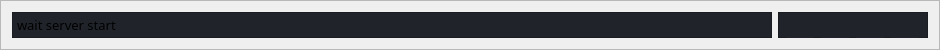
           <widget class="QFrame" name="contentTopBg">
            <property name="minimumSize">
             <size>
              <width>940</width>
              <height>50</height>
             </size>
            </property>
            <property name="maximumSize">
             <size>
              <width>16777215</width>
              <height>50</height>
             </size>
            </property>
            <property name="frameShape">
             <enum>QFrame::Shape::StyledPanel</enum>
            </property>
            <property name="frameShadow">
             <enum>QFrame::Shadow::Raised</enum>
            </property>
            <layout class="QHBoxLayout" name="horizontalLayout_22">
             <item>
              <widget class="QFrame" name="leftBox">
               <property name="styleSheet">
                <string notr="true">QFrame{
	
	background-color: rgb(32, 36, 42);
}</string>
               </property>
               <property name="frameShape">
                <enum>QFrame::Shape::StyledPanel</enum>
               </property>
               <property name="frameShadow">
                <enum>QFrame::Shadow::Raised</enum>
               </property>
               <layout class="QVBoxLayout" name="verticalLayout_20">
                <property name="spacing">
                 <number>0</number>
                </property>
                <property name="leftMargin">
                 <number>4</number>
                </property>
                <property name="topMargin">
                 <number>0</number>
                </property>
                <property name="rightMargin">
                 <number>0</number>
                </property>
                <property name="bottomMargin">
                 <number>0</number>
                </property>
                <item>
                 <widget class="QLabel" name="wait_for_client_link">
                  <property name="minimumSize">
                   <size>
                    <width>150</width>
                    <height>0</height>
                   </size>
                  </property>
                  <property name="maximumSize">
                   <size>
                    <width>150</width>
                    <height>16777215</height>
                   </size>
                  </property>
                  <property name="font">
                   <font>
                    <family>Microsoft Yahei</family>
                    <pointsize>10</pointsize>
                    <italic>false</italic>
                    <bold>false</bold>
                   </font>
                  </property>
                  <property name="mouseTracking">
                   <bool>true</bool>
                  </property>
                  <property name="styleSheet">
                   <string notr="true">font-family: &quot;Microsoft Yahei&quot;;
background-color: rgb(32, 36, 42);
</string>
                  </property>
                  <property name="text">
                   <string>&lt;html&gt;&lt;head/&gt;&lt;body&gt;&lt;p&gt;wait server start&lt;/p&gt;&lt;/body&gt;&lt;/html&gt;</string>
                  </property>
                 </widget>
                </item>
               </layout>
              </widget>
             </item>
             <item>
              <widget class="QFrame" name="rightButtons">
               <property name="minimumSize">
                <size>
                 <width>0</width>
                 <height>0</height>
                </size>
               </property>
               <property name="maximumSize">
                <size>
                 <width>150</width>
                 <height>16777215</height>
                </size>
               </property>
               <property name="styleSheet">
                <string notr="true">background-color: rgb(32, 36, 42);</string>
               </property>
               <property name="frameShape">
                <enum>QFrame::Shape::StyledPanel</enum>
               </property>
               <property name="frameShadow">
                <enum>QFrame::Shadow::Raised</enum>
               </property>
               <layout class="QHBoxLayout" name="horizontalLayout_23">
                <property name="spacing">
                 <number>0</number>
                </property>
                <property name="leftMargin">
                 <number>0</number>
                </property>
                <property name="topMargin">
                 <number>0</number>
                </property>
                <property name="rightMargin">
                 <number>0</number>
                </property>
                <property name="bottomMargin">
                 <number>0</number>
                </property>
                <item>
                 <widget class="QPushButton" name="windows_top_btn">
                  <property name="minimumSize">
                   <size>
                    <width>28</width>
                    <height>28</height>
                   </size>
                  </property>
                  <property name="maximumSize">
                   <size>
                    <width>28</width>
                    <height>28</height>
                   </size>
                  </property>
                  <property name="cursor">
                   <cursorShape>PointingHandCursor</cursorShape>
                  </property>
                  <property name="mouseTracking">
                   <bool>true</bool>
                  </property>
                  <property name="toolTip">
                   <string>Close</string>
                  </property>
                  <property name="styleSheet">
                   <string notr="true">QPushButton {
	border: 2px;
    background-position: center;
    background-repeat: no-repeat;
	background-image: url(:/forms/icons/cil-notes.png);
	border-radius: 0px;
}

QPushButton:hover {
	background-color: rgb(57, 65, 80);
	border: none;
}</string>
                  </property>
                  <property name="text">
                   <string/>
                  </property>
                  <property name="icon">
                   <iconset>
                    <normaloff>:/icon/uiimage/button/icons/cil-library.png</normaloff>:/icon/uiimage/button/icons/cil-library.png</iconset>
                  </property>
                  <property name="iconSize">
                   <size>
                    <width>20</width>
                    <height>20</height>
                   </size>
                  </property>
                 </widget>
                </item>
                <item>
                 <widget class="QPushButton" name="minimizeAppbtn">
                  <property name="minimumSize">
                   <size>
                    <width>28</width>
                    <height>28</height>
                   </size>
                  </property>
                  <property name="maximumSize">
                   <size>
                    <width>28</width>
                    <height>28</height>
                   </size>
                  </property>
                  <property name="cursor">
                   <cursorShape>PointingHandCursor</cursorShape>
                  </property>
                  <property name="mouseTracking">
                   <bool>true</bool>
                  </property>
                  <property name="toolTip">
                   <string>Minimize</string>
                  </property>
                  <property name="styleSheet">
                   <string notr="true">QPushButton {
	border: 2px;
    background-position: center;
    background-repeat: no-repeat;
	background-image: url(:/forms/icons/icon_minimize.png);
	border-radius: 0px;
}

QPushButton:hover {
	background-color: rgb(57, 65, 80);
	border: none;
}</string>
                  </property>
                  <property name="text">
                   <string/>
                  </property>
                  <property name="icon">
                   <iconset>
                    <normaloff>:/icons/images/icons/icon_minimize.png</normaloff>:/icons/images/icons/icon_minimize.png</iconset>
                  </property>
                  <property name="iconSize">
                   <size>
                    <width>20</width>
                    <height>20</height>
                   </size>
                  </property>
                 </widget>
                </item>
                <item>
                 <widget class="QPushButton" name="maximizeRestoreAppbtn">
                  <property name="minimumSize">
                   <size>
                    <width>28</width>
                    <height>28</height>
                   </size>
                  </property>
                  <property name="maximumSize">
                   <size>
                    <width>28</width>
                    <height>28</height>
                   </size>
                  </property>
                  <property name="font">
                   <font>
                    <family>Segoe UI</family>
                    <pointsize>10</pointsize>
                    <italic>false</italic>
                    <bold>false</bold>
                    <stylestrategy>PreferDefault</stylestrategy>
                   </font>
                  </property>
                  <property name="cursor">
                   <cursorShape>PointingHandCursor</cursorShape>
                  </property>
                  <property name="mouseTracking">
                   <bool>true</bool>
                  </property>
                  <property name="toolTip">
                   <string>Maximize</string>
                  </property>
                  <property name="styleSheet">
                   <string notr="true">QPushButton {
	border: 2px;
    background-position: center;
    background-repeat: no-repeat;
	background-image: url(:/forms/icons/icon_maximize.png);
	border-radius: 0px;
}

QPushButton:hover {
	background-color: rgb(57, 65, 80);
	border: none;
}</string>
                  </property>
                  <property name="text">
                   <string/>
                  </property>
                  <property name="icon">
                   <iconset>
                    <normaloff>:/icons/images/icons/icon_maximize.png</normaloff>:/icons/images/icons/icon_maximize.png</iconset>
                  </property>
                  <property name="iconSize">
                   <size>
                    <width>20</width>
                    <height>20</height>
                   </size>
                  </property>
                 </widget>
                </item>
                <item>
                 <widget class="QPushButton" name="closeAppbtn">
                  <property name="minimumSize">
                   <size>
                    <width>28</width>
                    <height>28</height>
                   </size>
                  </property>
                  <property name="maximumSize">
                   <size>
                    <width>28</width>
                    <height>28</height>
                   </size>
                  </property>
                  <property name="cursor">
                   <cursorShape>PointingHandCursor</cursorShape>
                  </property>
                  <property name="mouseTracking">
                   <bool>true</bool>
                  </property>
                  <property name="toolTip">
                   <string>Close</string>
                  </property>
                  <property name="styleSheet">
                   <string notr="true">QPushButton {
	border: 2px;
    background-position: center;
    background-repeat: no-repeat;
	background-image: url(:/forms/icons/icon_close.png);
	border-radius: 0px;
}

QPushButton:hover {
	background-color: rgb(57, 65, 80);
	border: none;
}</string>
                  </property>
                  <property name="text">
                   <string/>
                  </property>
                  <property name="icon">
                   <iconset>
                    <normaloff>:/icons/images/icons/icon_close.png</normaloff>:/icons/images/icons/icon_close.png</iconset>
                  </property>
                  <property name="iconSize">
                   <size>
                    <width>20</width>
                    <height>20</height>
                   </size>
                  </property>
                 </widget>
                </item>
               </layout>
              </widget>
             </item>
            </layout>
           </widget>
